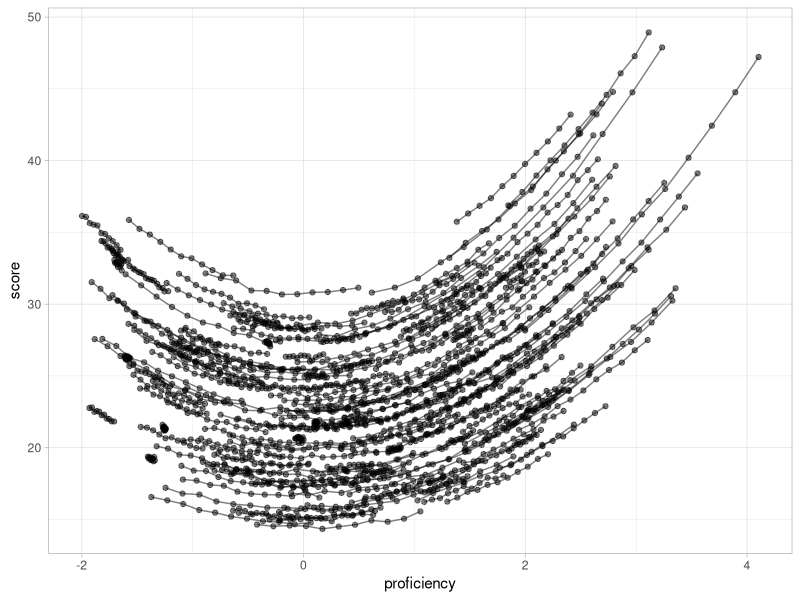
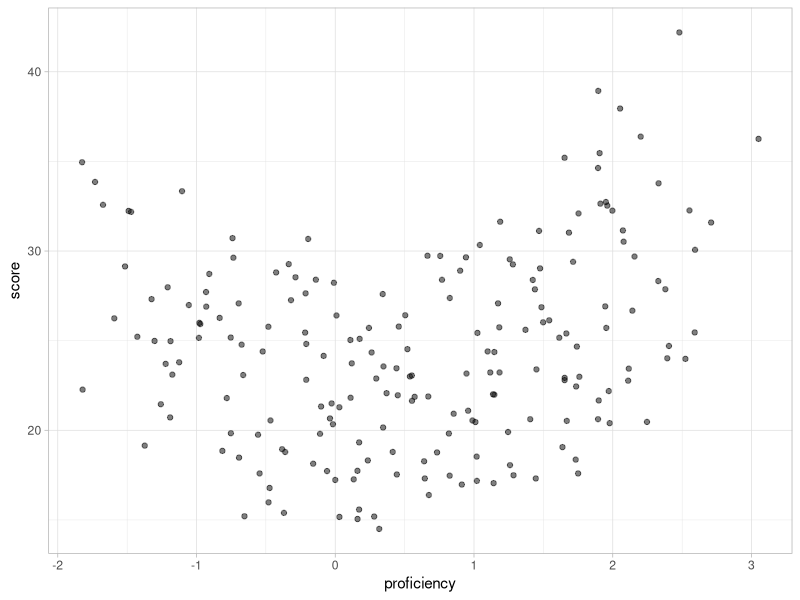
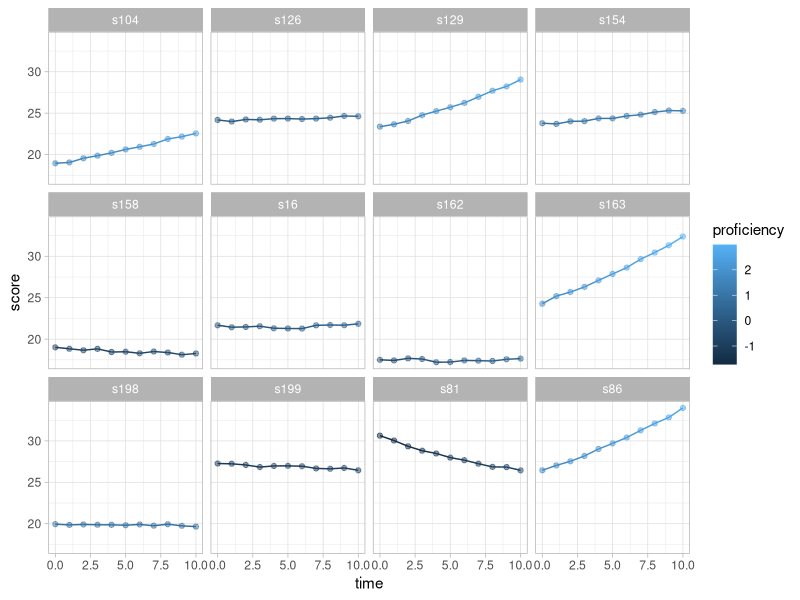
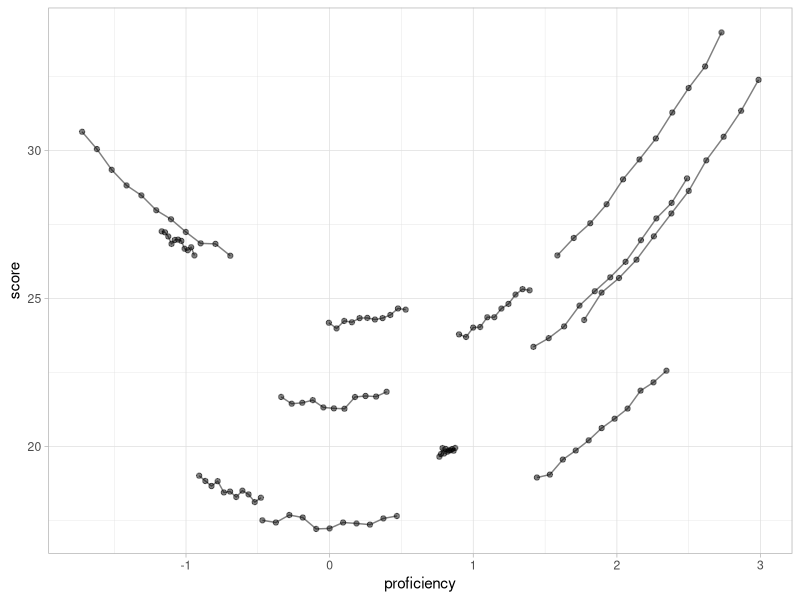
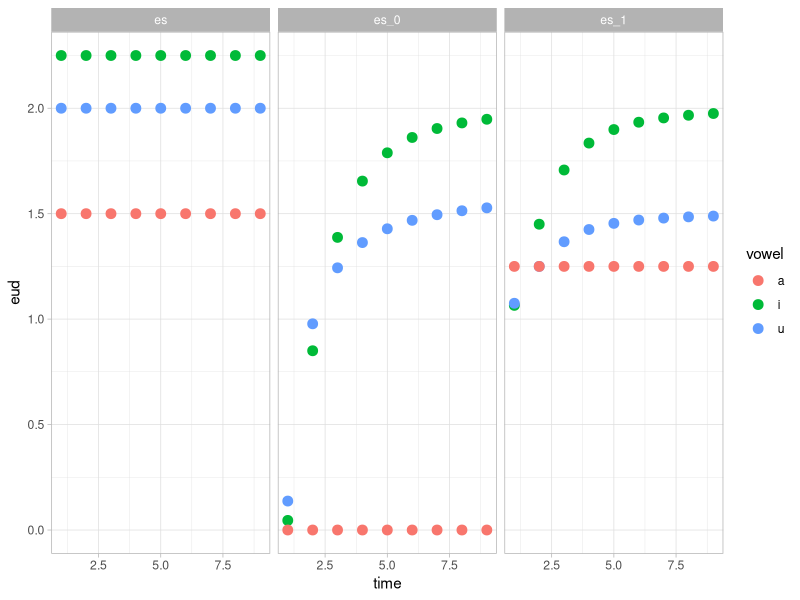
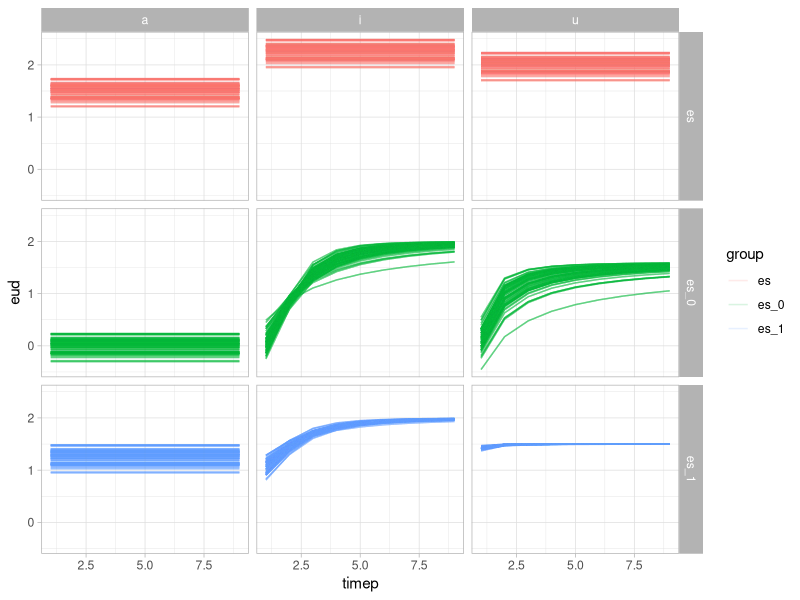

Source code (R) for these figures, in order:
## ---- chunk 1
#| label: setup

library(tidyverse)
theme_set(theme_light())
library(mgcv)
my_seed <- 4785
## ---- chunk 2
#| label: dat1

set.seed(my_seed)

subjs <- 200
proficiency <- runif(subjs, -2, 2)
proficiency_b <- rnorm(subjs, 0.1, 0.05)
timep <- 11
intercept <- 15

proficiency_subjs <- list()
score_subjs <- list()

for (subj in 1:subjs) {
  # Get proficiency for subject `subj` in time point 1 to 11
  proficiency_subj <- proficiency[subj] + proficiency_b[subj] * 0:10
  # Calculate score of subject `subj` based on their proficiency
  score_subj <- intercept + proficiency_subj^2 + rnorm(1, 0, 0.5)
  # Add random noise to score
  score_subj <- score_subj * runif(1, 1, 2) + rnorm(timep, 0, 0.1)

  # Add proficiency values to list
  proficiency_subjs[subj] <- list(proficiency_subj)
  # Add scores to list
  score_subjs[subj] <- list(score_subj)
}

dat1 <- tibble(
  score = unlist(score_subjs),
  proficiency = unlist(proficiency_subjs),
  subj = as.factor(paste("s", rep(1:subjs, each = timep), sep = "")),
  time = rep(0:10, length.out = subjs * timep)
)
## ---- chunk 3
#| label: dat1-pro-sco

dat1 %>%
  ggplot(aes(proficiency, score, group = subj)) +
  geom_path(alpha = 0.5) +
  geom_point(alpha = 0.5)
## ---- chunk 4
#| label: dat1-pro-sco-t5

dat1 %>%
  filter(time == 5) %>%
  ggplot(aes(proficiency, score, group = subj)) +
  geom_point(alpha = 0.5)
## ---- chunk 5
#| label: dat1-subj-12
set.seed(my_seed)

dat1 %>%
  filter(subj %in% sample(unique(dat1$subj), 12)) %>%
  ggplot(aes(time, score, group = subj, colour = proficiency)) +
  geom_path() +
  geom_point(alpha = 0.5) +
  facet_wrap(vars(subj))
## ---- chunk 6
#| label: dat1-subj-12-pro-sco
set.seed(my_seed)

dat1 %>%
  filter(subj %in% sample(unique(dat1$subj), 12)) %>%
  ggplot(aes(proficiency, score, group = subj)) +
  geom_path(alpha = 0.5) +
  geom_point(alpha = 0.5)
## ---- chunk 7
#| label: eud
# https://mycurvefit.com

x <- 1:9

y_esi <- rep(2.25, 9)
y_esu <- rep(2, 9)
y_esa <- rep(1.5, 9)

y_es0i <- 2 + (-0.3 - 2)/(1 + (x/2)^2.5)
y_es0u <- 1.6 + (-4 - 1.6)/(1 + (x/0.5)^1.5)
y_es0a <- rep(0, 9)

y_es1i <- 2 + (0.9 - 2)/(1 + (x/2)^2.5)
y_es1u <- 1.5 + (1 - 1.5)/(1 + (x/2)^2.5)
y_es1a <- rep(1.25, 9)
## ---- chunk 8
#| label: eud-plot

tibble(
  time = rep(x, 9),
  eud = c(y_esi, y_esu, y_esa, y_es0i, y_es0u, y_es0a, y_es1i, y_es1u, y_es1a),
  group = rep(c("es", "es_0", "es_1"), each = 9*3),
  vowel = rep(rep(c("i", "u", "a"), each = 9), 3)
) %>%
  ggplot(aes(time, eud, colour = vowel)) +
  geom_point(size = 3) +
  facet_grid(cols = vars(group))
## ---- chunk 9
set.seed(my_seed)

subjs <- 60
timep <- 9
reps <- 6

dat2_grid <- expand_grid(
  subj = 1:subjs,
  group = c("es", "es_0", "es_1"),
  vowel = c("i", "u", "a"),
  rep = 1:reps
)

subj_int <- rnorm(subjs * 3, 0, 0.15)
subj_slo <- rnorm(subjs * 3, 0, 0.25)

dat2 <- tibble()

for (rown in 1:nrow(dat2_grid)) {
  # Get current row, group and vowel
  this_row <- dat2_grid[rown,]
  this_subj <- this_row$subj
  this_group <- this_row$group
  this_vowel <- this_row$vowel
  
  # Calculate EUD trajectory
  if (this_group == "es") {
    if (this_vowel == "i") {
      this_eud <- rep(2.25 + subj_int[this_subj], 9)
    } else if (this_vowel == "u") {
      this_eud <- rep(2 + subj_int[this_subj], 9)
    } else if (this_vowel == "a") {
      this_eud <- rep(1.5 + subj_int[this_subj], 9)
    }
    
    
  } else if (this_group == "es_0") {
    if (this_vowel == "i") {
      this_eud <- 2 + (-0.3 + subj_int[this_subj] - 2)/(1 + (1:timep/2)^(2.5 + subj_slo[this_subj] * 2))
    } else if (this_vowel == "u") {
      this_eud <- 1.6 + (-4 + subj_int[this_subj] - 1.6)/(1 + (1:timep/0.5)^(1.5 + subj_slo[this_subj]))
    } else if (this_vowel == "a") {
      this_eud <- rep(0 + subj_int[this_subj], 9)
    }
    
    
  } else if (this_group == "es_1") {
    if (this_vowel == "i") {
      this_eud <- 2 + (0.9 + subj_int[this_subj] - 2)/(1 + (1:timep/2)^(2.5 + subj_slo[this_subj]))
    } else if (this_vowel == "u") {
      this_eud <- 1.5 + (1 + subj_int[this_subj] - 1.5)/(1 + (1:timep/0.5)^(2.5 + subj_slo[this_subj]))
    } else if (this_vowel == "a") {
      this_eud <- rep(1.25 + subj_int[this_subj], 9)
    }
  }

  # Add eud to dat2
  this_row$eud <- list(this_eud)
  this_trial <- unnest(this_row, eud)
  this_trial$timep <- 1:timep
  dat2 <- bind_rows(dat2, this_trial)
}

dat2 <- dat2 %>%
  mutate(
    id = paste(group, subj, rep, sep = ".")
  )
## ---- chunk 10
dat2 %>%
  ggplot(aes(timep, eud, group = id, colour = group)) +
  geom_path(alpha = 0.15) +
  facet_grid(cols = vars(vowel), rows = vars(group))
